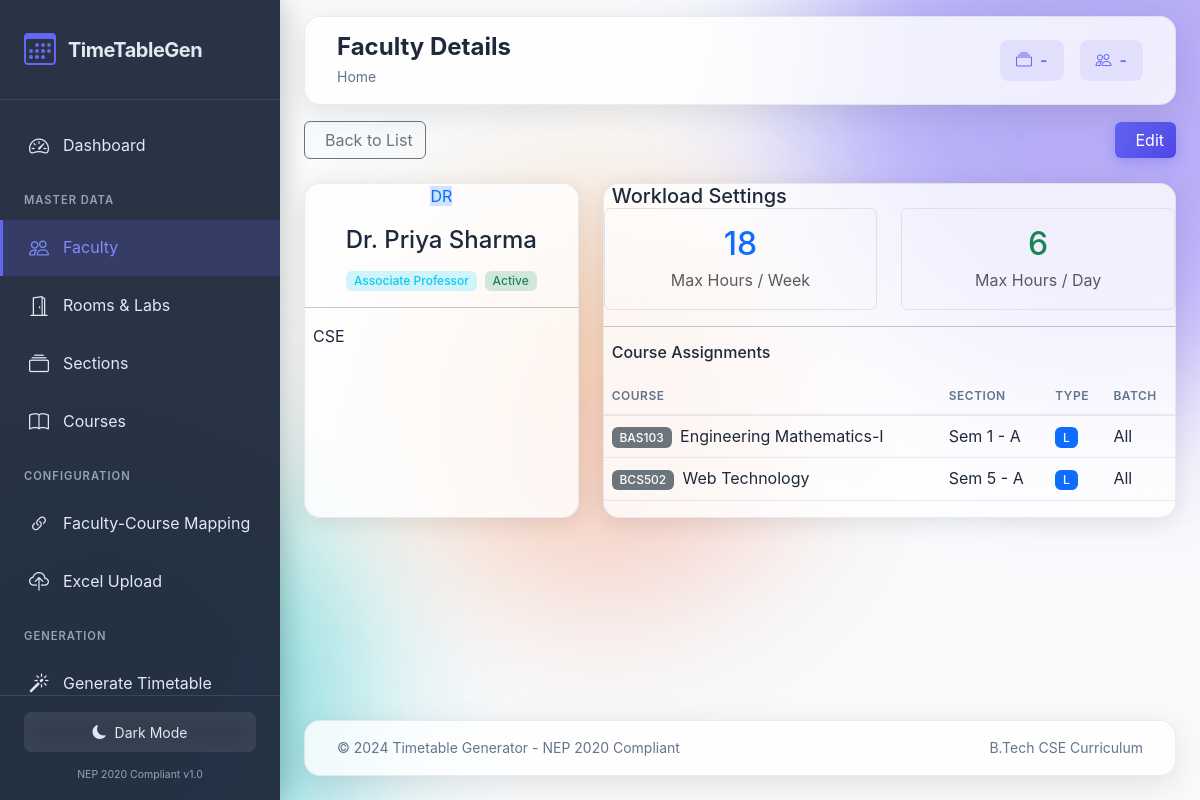
/faculty/view/2, run on the app's committed database.
### app/models/faculty.py (models this page shows, shortened)
class Faculty(db.Model):
    __tablename__ = 'faculty'
    id = db.Column(db.Integer, primary_key=True)
    faculty_id = db.Column(db.String(20), unique=True, nullable=False)
    name = db.Column(db.String(100), nullable=False)
    email = db.Column(db.String(100), unique=True, nullable=True)
    phone = db.Column(db.String(15), nullable=True)
    department = db.Column(db.String(50), nullable=False, default='CSE')
    designation = db.Column(db.String(50), nullable=True)
    max_hours_per_day = db.Column(db.Integer, default=6)
    max_hours_per_week = db.Column(db.Integer, default=18)
    preferred_slots = db.Column(db.Text, default='{}')
    unavailable_slots = db.Column(db.Text, default='{}')
    is_active = db.Column(db.Boolean, default=True)
    created_at = db.Column(db.DateTime, default=datetime.utcnow)
    updated_at = db.Column(db.DateTime, default=datetime.utcnow, onupdate=datetime.utcnow)
    course_mappings = db.relationship('FacultyCourse', backref='faculty', lazy='dynamic', cascade='all, delete-orphan')

### app/models/faculty_course.py (models this page shows, shortened)
class FacultyCourse(db.Model):
    __tablename__ = 'faculty_courses'
    id = db.Column(db.Integer, primary_key=True)
    faculty_id = db.Column(db.Integer, db.ForeignKey('faculty.id'), nullable=False)
    course_id = db.Column(db.Integer, db.ForeignKey('courses.id'), nullable=False)
    section_id = db.Column(db.Integer, db.ForeignKey('sections.id'), nullable=False)
    session_type = db.Column(db.String(5), nullable=False)  # L (Lecture), T (Tutorial), P (Practical)
    batch_id = db.Column(db.Integer, db.ForeignKey('batches.id'), nullable=True)
    academic_year = db.Column(db.String(10), nullable=False, default='2024-25')
    is_primary = db.Column(db.Boolean, default=True)
    created_at = db.Column(db.DateTime, default=datetime.utcnow)
    updated_at = db.Column(db.DateTime, default=datetime.utcnow, onupdate=datetime.utcnow)
    timetable_entries = db.relationship('Timetable', backref='faculty_course', lazy='dynamic')
    batch = db.relationship('Batch', backref='faculty_courses')
    __table_args__ = (
        db.UniqueConstraint('faculty_id', 'course_id', 'section_id', 'session_type', 'batch_id', 'academic_year',
                          name='uq_faculty_course_section_session'),
    )

### app/models/course.py (models this page shows, shortened)
class Course(db.Model):
    __tablename__ = 'courses'
    id = db.Column(db.Integer, primary_key=True)
    code = db.Column(db.String(20), unique=True, nullable=False)
    name = db.Column(db.String(150), nullable=False)
    semester = db.Column(db.Integer, nullable=False)
    credits = db.Column(db.Integer, nullable=False)
    category = db.Column(db.String(10), nullable=False)  # BS, ES, PC, HS, VA, OE, DE
    course_type = db.Column(db.String(10), nullable=False)  # T (Theory), P (Practical)
    lecture_hours = db.Column(db.Integer, default=0)  # L
    tutorial_hours = db.Column(db.Integer, default=0)  # T
    practical_hours = db.Column(db.Integer, default=0)  # P
    is_lab = db.Column(db.Boolean, default=False)
    is_elective = db.Column(db.Boolean, default=False)
    elective_group = db.Column(db.String(20), nullable=True)
    created_at = db.Column(db.DateTime, default=datetime.utcnow)
    faculty_mappings = db.relationship('FacultyCourse', backref='course', lazy='dynamic', cascade='all, delete-orphan')

### app/models/section.py (models this page shows, shortened)
class Section(db.Model):
    __tablename__ = 'sections'
    id = db.Column(db.Integer, primary_key=True)
    section_id = db.Column(db.String(20), unique=True, nullable=False)  # e.g., CSE-3-A
    name = db.Column(db.String(10), nullable=False)  # A, B, C
    branch = db.Column(db.String(50), nullable=False, default='CSE')
    semester = db.Column(db.Integer, nullable=False)
    strength = db.Column(db.Integer, nullable=False, default=60)
    batch_year = db.Column(db.Integer, nullable=False)  # e.g., 2024
    academic_year = db.Column(db.String(10), nullable=False)  # e.g., 2024-25
    is_active = db.Column(db.Boolean, default=True)
    created_at = db.Column(db.DateTime, default=datetime.utcnow)
    updated_at = db.Column(db.DateTime, default=datetime.utcnow, onupdate=datetime.utcnow)
    batches = db.relationship('Batch', backref='section', lazy='dynamic', cascade='all, delete-orphan')
    faculty_mappings = db.relationship('FacultyCourse', backref='section', lazy='dynamic', cascade='all, delete-orphan')
    timetable_entries = db.relationship('Timetable', backref='section', lazy='dynamic')

### app/routes/faculty.py (the view)
@faculty_bp.route('/view/<int:id>')
def view_faculty(id):
    faculty = Faculty.query.get_or_404(id)
    mappings = FacultyCourse.query.filter_by(faculty_id=id).all()
    return render_template('faculty/view.html', faculty=faculty, mappings=mappings)

### app/templates/faculty/view.html (shortened to what this page needs)
{% extends "base.html" %}
{% block page_title %}Faculty Details{% endblock %}
{% block content %}
<div class="row mb-4" data-aos="fade-down">
    <div class="col-12">
        <div class="d-flex flex-wrap justify-content-between align-items-center gap-3">
            <div>
                <a href="{{ url_for('faculty.list_faculty') }}" class="btn btn-outline-secondary">
                    Back to List
                </a>
            </div>
            <div>
                <a href="{{ url_for('faculty.edit_faculty', id=faculty.id) }}" class="btn btn-primary">
                    Edit
                </a>
            </div>
        </div>
    </div>
</div>
<div class="row g-4">
    <div class="col-lg-4" data-aos="fade-right">
        <div class="glass-card h-100">
            <div class="card-body text-center">
                <div class="avatar-xl mx-auto mb-3">
                    <span class="avatar-text bg-primary-subtle text-primary">
                        {{ faculty.name[:2].upper() }}
                    </span>
                </div>
                <h4 class="mb-1">{{ faculty.name }}</h4>
                <div class="d-flex justify-content-center gap-2 mb-3">
                    {% if faculty.designation %}
                    <span class="badge bg-info-subtle text-info">{{ faculty.designation }}</span>
                    {% endif %}
                    <span class="badge bg-{{ 'success' if faculty.is_active else 'danger' }}-subtle text-{{ 'success' if faculty.is_active else 'danger' }}">
                        {{ 'Active' if faculty.is_active else 'Inactive' }}
                    </span>
                </div>
                <hr>
                <div class="text-start">
                    <p class="mb-2">
                        {{ faculty.department }}
                    </p>
                </div>
            </div>
        </div>
    </div>
    <div class="col-lg-8" data-aos="fade-left">
        <div class="glass-card h-100">
            <div class="card-header bg-transparent">
                <h5 class="mb-0">Workload Settings</h5>
            </div>
            <div class="card-body">
                <div class="row g-4">
                    <div class="col-md-6">
                        <div class="border rounded p-3 text-center">
                            <h2 class="mb-1 text-primary">{{ faculty.max_hours_per_week }}</h2>
                            <p class="text-muted mb-0">Max Hours / Week</p>
                        </div>
                    </div>
                    <div class="col-md-6">
                        <div class="border rounded p-3 text-center">
                            <h2 class="mb-1 text-success">{{ faculty.max_hours_per_day }}</h2>
                            <p class="text-muted mb-0">Max Hours / Day</p>
                        </div>
                    </div>
                </div>
                <hr>
                <h6 class="mb-3">Course Assignments</h6>
                {% if mappings %}
                <div class="table-responsive">
                    <table class="table table-hover">
                        <thead>
                            <tr>
                                <th>Course</th>
                                <th>Section</th>
                                <th>Type</th>
                                <th>Batch</th>
                            </tr>
                        </thead>
                        <tbody>
                            {% for m in mappings %}
                            <tr>
                                <td>
                                    <span class="badge bg-secondary me-1">{{ m.course.code }}</span>
                                    {{ m.course.name }}
                                </td>
                                <td>Sem {{ m.section.semester }} - {{ m.section.name }}</td>
                                <td>
                                    <span class="badge bg-{{ 'info' if m.session_type == 'lab' else 'primary' }}">
                                        {{ m.session_type.title() }}
                                    </span>
                                </td>
                                <td>{{ m.batch.name if m.batch else 'All' }}</td>
                            </tr>
                            {% endfor %}
                        </tbody>
                    </table>
                </div>
                {% else %}
                <div class="text-center text-muted py-4">
                    <i class="fas fa-info-circle fa-2x mb-2"></i>
                    <p class="mb-0">No course assignments yet</p>
                </div>
                {% endif %}
            </div>
        </div>
    </div>
</div>
{% endblock %}

### app/static/css/main.css (style rules this page uses)
:root { --primary: #6366f1; --primary-dark: #4f46e5; --primary-light: #818cf8; --secondary: #64748b; --success: #10b981; --warning: #f59e0b; --danger: #ef4444; --info: #06b6d4; --purple: #8b5cf6; --bg-primary: #f8fafc; --bg-secondary: #f1f5f9; --bg-card: rgba(255, 255, 255, 0.8); --text-primary: #1e293b; --text-secondary: #64748b; --text-muted: #94a3b8; --border-color: rgba(148, 163, 184, 0.2); --shadow-color: rgba(0, 0, 0, 0.1); --sidebar-width: 280px; --sidebar-collapsed-width: 80px; --sidebar-bg: rgba(30, 41, 59, 0.95); --sidebar-text: #e2e8f0; --sidebar-active: #6366f1; --transition-fast: 0.15s ease; --transition-normal: 0.3s ease; --transition-slow: 0.5s ease; --radius-sm: 8px; --radius-md: 12px; --radius-lg: 16px; --radius-xl: 24px; }
* { margin: 0; padding: 0; box-sizing: border-box; }
html { scroll-behavior: smooth; }
body { font-family: 'Inter', -apple-system, BlinkMacSystemFont, 'Segoe UI', Roboto, sans-serif; background: var(--bg-primary); color: var(--text-primary); line-height: 1.6; overflow-x: hidden; min-height: 100vh; }
.table { --bs-table-bg: transparent; --bs-table-color: var(--text-primary); }
.table th { font-weight: 600; color: var(--text-secondary); text-transform: uppercase; font-size: 0.75rem; letter-spacing: 0.5px; border-bottom: 2px solid var(--border-color); }
.table td { vertical-align: middle; border-bottom: 1px solid var(--border-color); }
.btn-primary { background: linear-gradient(135deg, var(--primary), var(--primary-dark)); border: none; box-shadow: 0 4px 14px rgba(99, 102, 241, 0.4); }
.badge { padding: 0.35em 0.65em; font-weight: 500; }

### app/static/css/glassmorphism.css (style rules this page uses)
.glass-card { background: var(--bg-card); backdrop-filter: blur(16px); -webkit-backdrop-filter: blur(16px); border: 1px solid var(--border-color); border-radius: var(--radius-lg); box-shadow: 0 4px 24px var(--shadow-color), inset 0 1px 0 rgba(255, 255, 255, 0.1); transition: transform var(--transition-fast), box-shadow var(--transition-fast); }

### app/static/css/animations.css (style rules this page uses)
[data-aos="fade-down"] { transform: translateY(-30px); opacity: 0; transition-property: transform, opacity; }
[data-aos="fade-down"].aos-animate { transform: translateY(0); opacity: 1; }
[data-aos="fade-left"] { transform: translateX(30px); opacity: 0; transition-property: transform, opacity; }
[data-aos="fade-left"].aos-animate { transform: translateX(0); opacity: 1; }
[data-aos="fade-right"] { transform: translateX(-30px); opacity: 0; transition-property: transform, opacity; }
[data-aos="fade-right"].aos-animate { transform: translateX(0); opacity: 1; }

### data on the page
Faculty: name "DR", name "Dr. Priya Sharma", designation "Associate Professor", is_active "Active", department "CSE", max_hours_per_week "18", max_hours_per_day "6"
FacultyCourse: course.code "BAS103", course.name "Engineering Mathematics-I", section.semester "1", section.name "A", session_type "L", batch "All"
FacultyCourse: course.code "BCS502", course.name "Web Technology", section.semester "5", section.name "A", session_type "L", batch "All"
